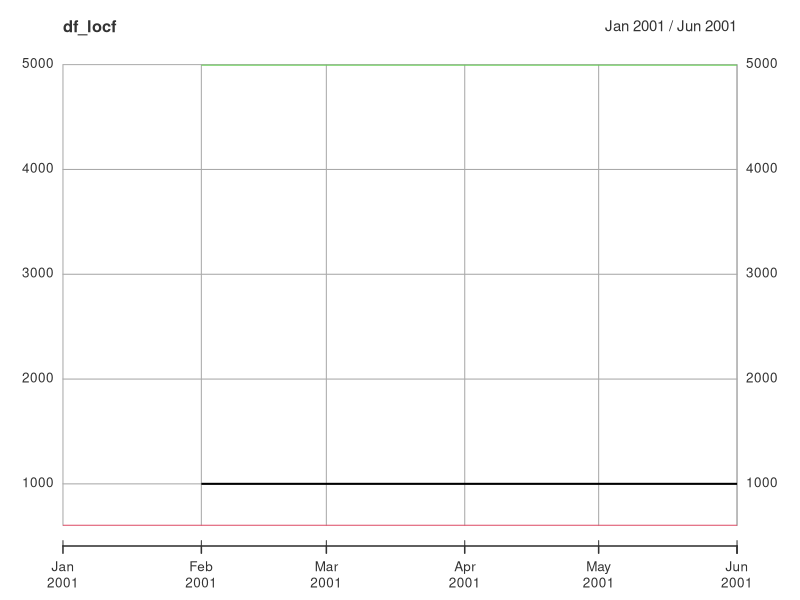

Recreate this plot in R.
## ---- chunk 1

df <-  read.table(text = c(" 
CompanyA    NA  1000    NA  NA  NA  1000
CompanyB    600 NA  NA  NA  600 NA
CompanyC    NA  5000    NA  5000 NA  NA"), 
                  header = F) 

colnames(df) <-  c("CompanyName", "2001-01", "2001-02" ,"2001-03", "2001-04",  "2001-05", "2001-06")

df
## ---- chunk 2
df_t <- t(df)
## ---- chunk 3
company_names <- df_t[1,]
## ---- chunk 4
df_t <- data.frame(df_t[-1, ], stringsAsFactors = FALSE)
## ---- chunk 5
colnames(df_t) <- company_names
## ---- chunk 6
df_long <- data.frame(sapply(df_t, FUN=as.numeric), row.names = rownames(df_t))

df_long
## ---- chunk 7
library(xts)

# convert rownames "2001-01, 2001-02, ..." to yearmon format
rownames(df_long) <- as.yearmon(rownames(df_long), "%Y-%m")

# pass the dates as an index to the xts via the `order.by` arguement.
df_xts <- xts(df_long , order.by = as.yearmon(rownames(df_long)))
## ---- chunk 8
df_locf <- na.locf(df_xts)

df_locf
## ---- chunk 9
# The plot function works.
plot(df_locf)
